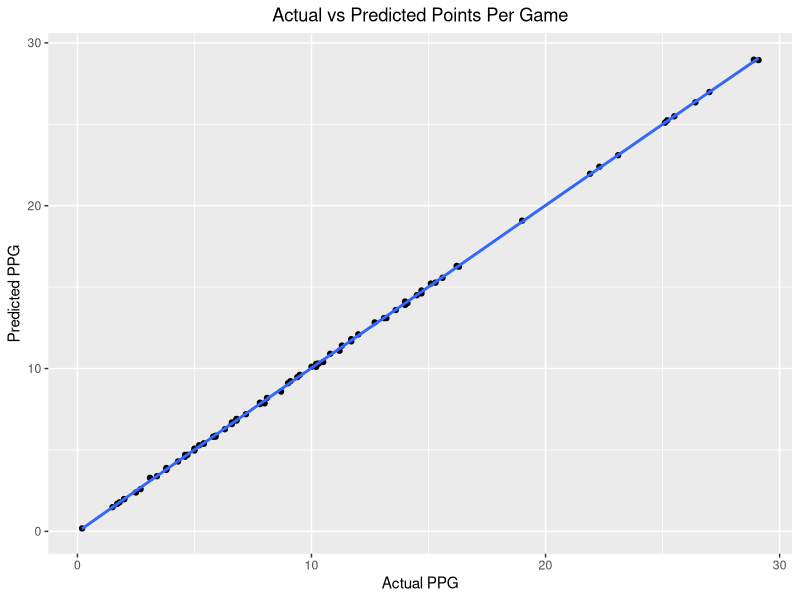
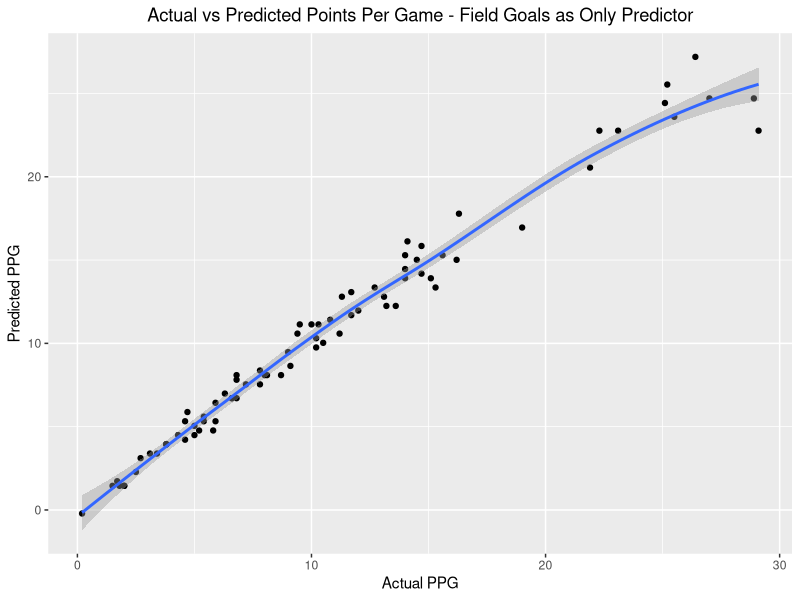
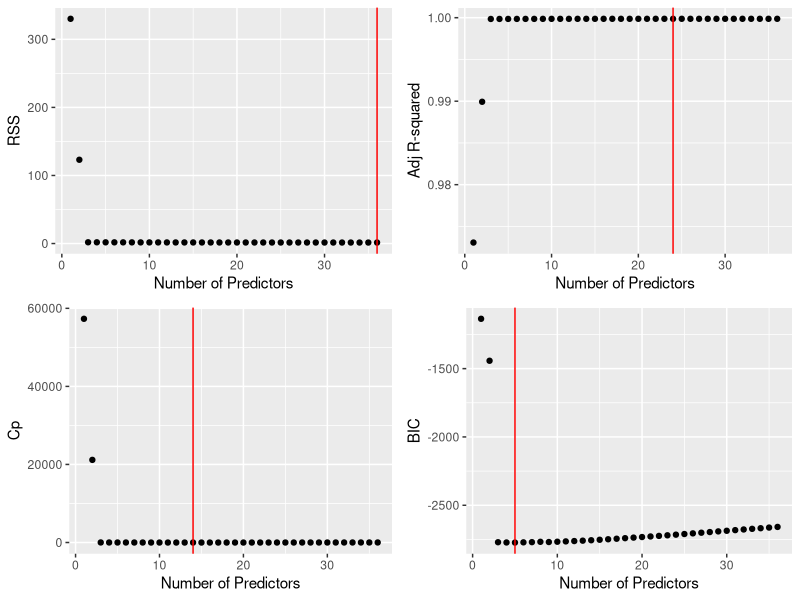

These charts were generated, in order, by the following R code:
library(tidyverse)
library(modelr)
library(boot)
library(leaps)
library(gridExtra)
library(boot)
library(leaps)

#####################################################
# Question 2: Can we predict PPG based on other performance statistics?
######################################################

# Load processed dataset
players_with_stats_salary <- read_csv("data/processed/players_with_stats_salary.csv")

# Set consistent seed
set.seed(1)

# Explore which predictors are statistically significant
explore_ppg <- players_with_stats_salary %>%
  select(-PLAYER) %>%
  select(-X1) %>%
  select(-Rk) %>%
  select(-POSITION.x) %>%
  select(-TEAM.x) %>%
  lm(POINTS ~., data = .)

summary(explore_ppg)

# Looks like the predictors most correlated with points per game are: FT, 3PA, FG 2P
# Let's make a linear model to graph this
# Make train and test sets
train_set_points <- players_with_stats_salary %>%
  sample_frac(0.75, replace=FALSE)

test_set_points <- players_with_stats_salary %>%
  setdiff(train_set_points)

# This model is too good - probably some collinearity
ppg_model <- lm(POINTS ~ FT + `3P` + FG + `2P`, data=train_set_points)

# Add predicted salary to test set
test_set_points <- add_predictions(test_set_points, ppg_model)

# Plots of predicted vs. actual for points based on those stats
points_predicted_plot <- ggplot() +
  geom_point(data = test_set_points, aes(x = seq(1:dim(test_set_points)[1]), y = POINTS), color="red") +
  geom_point(data = test_set_points, aes(x = seq(1:dim(test_set_points)[1]), y = pred), color="blue") +
  geom_smooth(data = test_set_points, aes(x = seq(1:dim(test_set_points)[1]), y = pred)) +
  xlab("Player Index") + ylab("Points") + ylim(0, range(test_set_points$pred)[2]) +
  ggtitle("Points Predicted by other Performance Stats") + theme(plot.title = element_text(hjust = 0.5))

# points_predicted_plot
coef(ppg_model)

# Plot actual vs. predicted points
actual_v_pred_points <- ggplot(data = test_set_points, aes(x = POINTS, y = pred)) +
  geom_point() + geom_smooth() +
  xlab("Actual PPG") + ylab("Predicted PPG") + 
  ggtitle("Actual vs Predicted Points Per Game") + theme(plot.title = element_text(hjust = 0.5))
actual_v_pred_points

# Make sure that points isn't just a summary of those predictors
test_set_points <- test_set_points %>%
  mutate(summer = 1*FT+3*`3P`+2*`2P`)

mini_table <- tibble(original_points = (test_set_points$POINTS)[1:10])
mini_table <- mini_table %>%
  mutate(pred_points = round((test_set_points$pred)[1:10], 3),
         sum_col = (test_set_points$summer)[1:10])

mini_table
# Not quite, but close

# What if we try just using FG to predict PPG?
ppg_model_fg <- lm(POINTS ~ FG, data=train_set_points)

# Add predicted salary to test set
test_set_points_fg <- add_predictions(test_set_points, ppg_model_fg)

# Plots of predicted vs. actual for points based on those stats
points_predicted_plot_fg <- ggplot() +
  geom_point(data = test_set_points_fg, aes(x = seq(1:dim(test_set_points_fg)[1]), y = POINTS), color="red") +
  geom_point(data = test_set_points_fg, aes(x = seq(1:dim(test_set_points_fg)[1]), y = pred), color="blue") +
  geom_smooth(data = test_set_points_fg, aes(x = seq(1:dim(test_set_points_fg)[1]), y = pred)) +
  xlab("Player Index") + ylab("Points") + ylim(0, range(test_set_points_fg$pred)[2]) +
  ggtitle("Points Predicted by other Performance Stats") + theme(plot.title = element_text(hjust = 0.5))

# Plot actual vs. predicted points
actual_v_pred_points_fg <- ggplot(data = test_set_points_fg, aes(x = POINTS, y = pred)) +
  geom_point() + geom_smooth() +
  xlab("Actual PPG") + ylab("Predicted PPG") + 
  ggtitle("Actual vs Predicted Points Per Game - Field Goals as Only Predictor") + theme(plot.title = element_text(hjust = 0.5))
actual_v_pred_points_fg

# ----------- Trying out subset selection
# Select variables with best subsets - problems because of high collinearity
regfit_first <- regsubsets(POINTS~., select(players_with_stats_salary, -PLAYER, -X1, -Rk), nvmax=35, method="forward")
regfit_summary <- summary(regfit_first)


# Create tibble which contains data from results object
points_subset_data <- tibble(num_pred = 1:36
                             ,rss = regfit_summary$rss
                             ,rsquared = regfit_summary$rsq
                             ,adj_rsquared = regfit_summary$adjr2
                             ,cp = regfit_summary$cp
                             ,bic = regfit_summary$bic)

# RSS
p1 <- points_subset_data %>% 
  ggplot(aes(num_pred, rss)) + 
  geom_point() +
  geom_vline(aes(xintercept = which.min(points_subset_data$rss)), color = 'red') +
  xlab('Number of Predictors') +
  ylab('RSS')

# ADJ R-SQUARED
p2 <- points_subset_data %>% 
  ggplot(aes(num_pred, adj_rsquared)) + 
  geom_point() +
  geom_vline(aes(xintercept = which.max(points_subset_data$adj_rsquared)), color = 'red') +
  xlab('Number of Predictors') +
  ylab('Adj R-squared')

# CP
p3 <- points_subset_data %>% 
  ggplot(aes(num_pred, cp)) + 
  geom_point() +
  geom_vline(aes(xintercept = which.min(points_subset_data$cp)), color = 'red') +
  xlab('Number of Predictors') +
  ylab('Cp')

# BIC
p4 <- points_subset_data %>% 
  ggplot(aes(num_pred, bic)) + 
  geom_point() +
  geom_vline(aes(xintercept = which.min(points_subset_data$bic)), color = 'red') +
  xlab('Number of Predictors') +
  ylab('BIC')

grid.arrange(p1, p2, p3, p4, nrow = 2, ncol = 2)

# Results are really all over the place... but we do see that the number of predictors seems to converge around 3-4,
# and on the ones we were already using above.
